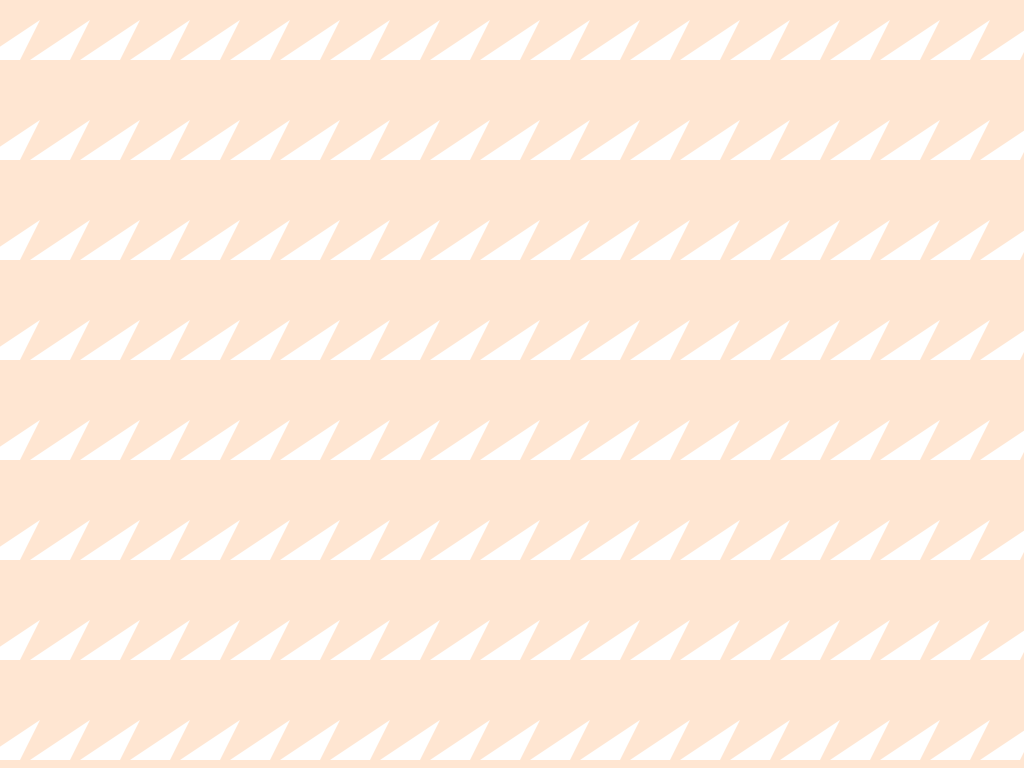
Frame 1 (no input)
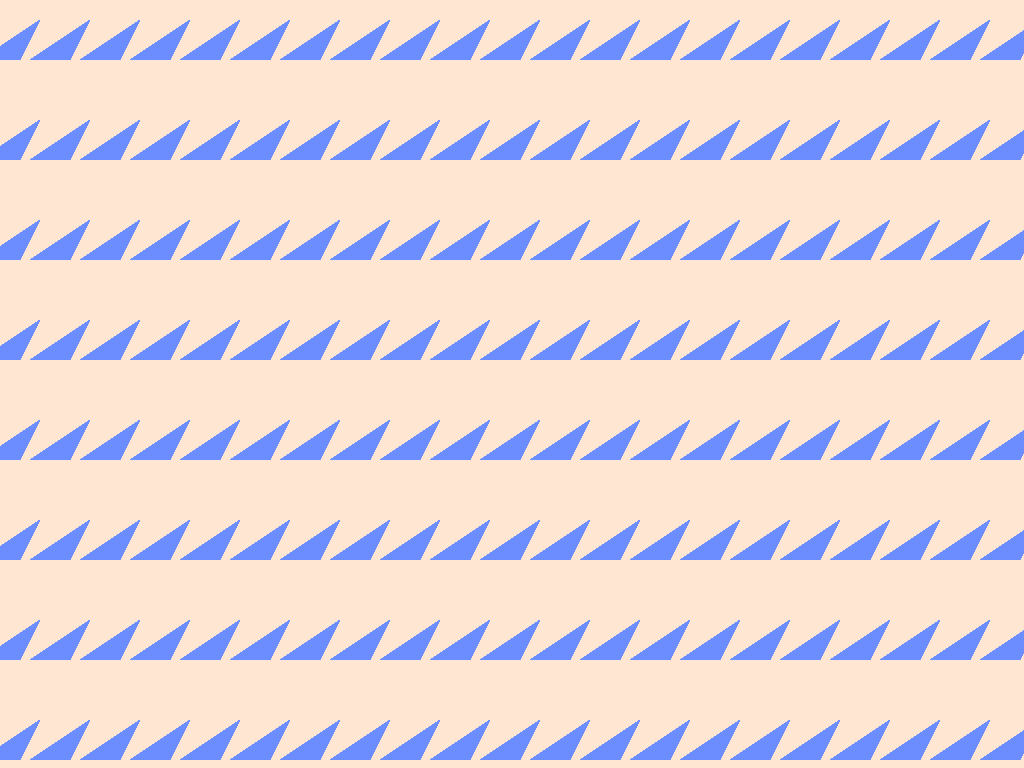
Frame 60 (the mouse pressed at the canvas centre just before this capture)
Frame 120 (the mouse held since frame 60 and released just before this capture): identical to frame 60, image omitted

The Processing sketch that drew these frames (run headless with seeded random() and noise(); from frame 60 on, the mouse is pressed at the canvas centre):

// Processing sketch: processing_147952
// ── processing_147952.pde

// Konkuk University
// Department of Dynamic Media
// SOS iDesign
// Name: YUN Sojung
// ID: 201420093
 
void setup(){
    size (1024, 768);
    background(255,230,210);
}
void draw() {;
  for (int x1 = -20; x1 < width; x1 = x1+50) {
    for (int y1 = 60; y1 < height; y1 =y1+100) {
      noStroke(); 
      triangle (x1, y1, (x1 + 60), ( y1-40), (x1 +40), y1);
    }
  }
  fill( #6C8DFF);
 
}

  
  
